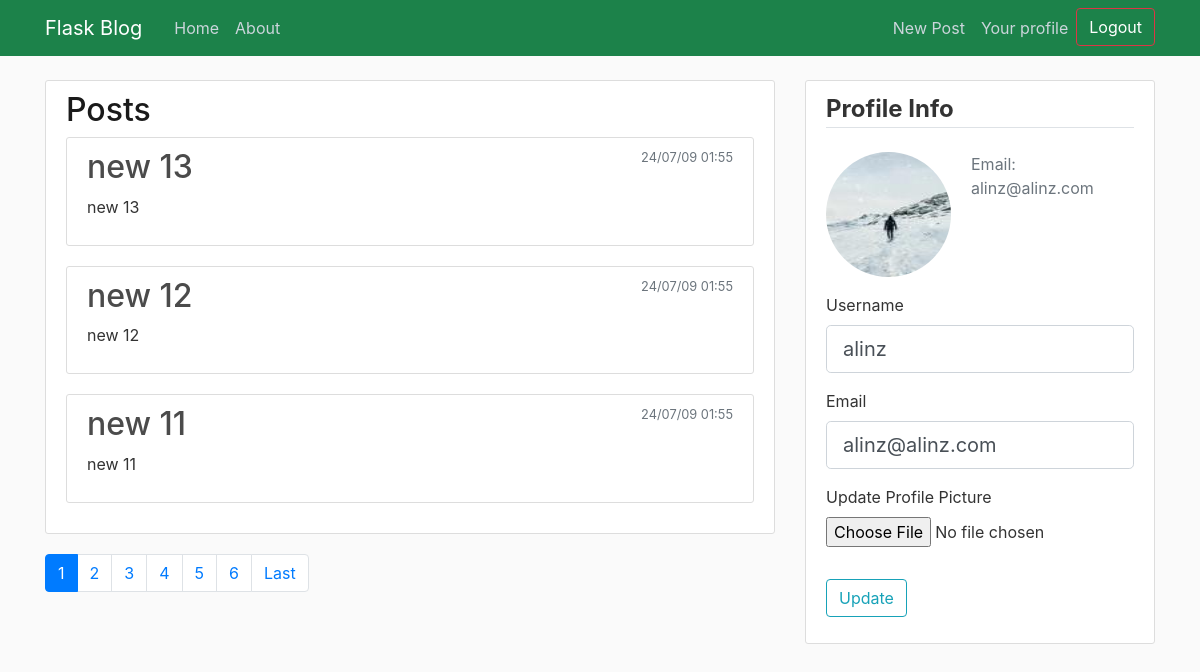
Page /profile/alinz/ (signed in) on the committed database.
### flaskblog/models.py (models this page shows, shortened)
class Post(db.Model):
    id = db.Column(db.Integer, primary_key=True)
    title = db.Column(db.String(100), nullable=False)
    date_posted = db.Column(db.DateTime, nullable=False, default=datetime.now)
    content = db.Column(db.Text, nullable=False)
    user_id = db.Column(db.Integer, db.ForeignKey('user.id'), nullable=False)

class User(db.Model, UserMixin):
    id = db.Column(db.Integer, primary_key=True)
    username = db.Column(db.String(20), unique=True, nullable=False)
    email = db.Column(db.String(120), unique=True, nullable=False)
    image_profile = db.Column(db.String(20), nullable=False, default='default.jpg')
    password = db.Column(db.String(60), nullable=False)
    posts = db.relationship('Post', backref='author', lazy=True)

### flaskblog/routes.py (the view)
@app.route("/profile/<string:username>/", methods=['GET', 'POST'])
@login_required
def profile(username):
    form = UpdateAccountForm()
    page = request.args.get('page', 1, type=int)
    pagination = Post.query.filter_by(author=current_user).order_by(Post.date_posted.desc()).paginate(page=page, per_page=3)
    if form.validate_on_submit():
        if form.picture.data:
            picture_file = save_profile_picture(form.picture.data)
            current_user.image_profile = picture_file
        current_user.username = form.username.data
        current_user.email = form.email.data
        db.session.commit()
        flash('Your account has been updated!', 'success')
        return redirect(url_for('profile', username=current_user.username))
    elif request.method == 'GET':
        form.username.data = current_user.username
        form.email.data = current_user.email
    image_profile = url_for('static', filename='profile_pics/' + current_user.image_profile)
    return render_template('profile.html', title="Profile", image_profile=image_profile, form=form, posts=pagination, pagination=pagination)

### flaskblog/forms.py (shortened to what this page needs)
class UpdateAccountForm(FlaskForm):
    username = StringField('Username', validators=[DataRequired(), Length(min=2, max=20)])
    email = StringField('Email', validators=[DataRequired(), Email()])
    picture = FileField('Update Profile Picture', validators=[FileAllowed(['jpg', 'png'])])
    submit = SubmitField('Update')

### flaskblog/models.py (called while the page is built)
@login_manager.user_loader
def load_user(user_id):
    return User.query.get(int(user_id))

### flaskblog/templates/profile.html (shortened to what this page needs)
{% extends 'base.html' %}
{% block content %}
    <div class="content-section">
        <h2>Posts</h2>
        {% if posts %}
        {% for post in posts %}
        <article class="media content-section">
            <div class="media-body">
            <h2><a class="article-title" href="{{ url_for('post', post_id=post.id) }}">{{ post.title }}</a></h2>
            <p class="article-content">{{ post.content }}</p>
            </div>
            <small class="text-muted">
                {{ post.date_posted.strftime('%y/%m/%d %H:%M') }}
            </small>
        </article>
        {% endfor %}
        {% else %}
            <div class="media-body">
                <div class="article-metadata">
                </div>
                <p class="article-content">No Posts</p>
            </div>
        {% endif %}
    </div>
    <nav aria-label="Page navigation example">
        <ul class="pagination">
            {% for page_num in pagination.iter_pages() %}
                {% if page_num %}
                    {% if page_num != pagination.page %}
                    <li class="page-item"><a class="page-link" href="/profile/alinz/?page={{ page_num }}">{{ page_num }}</a></li>
                    {% else %}
                    <li class="page-item active" aria-current="page">
                        <span class="page-link">{{ page_num }}</span>
                    </li>
                    {% endif %}
                {% else %}
                    <li class="page-item disabled"><span class="page-link">...</span></li>
                {% endif %}
            {% endfor %}
            {% if pagination.has_next %}
                <li class="page-item">
                    <a class="page-link" href="/profile/alinz/?page={{ pagination.pages }}">Last</a>
                </li>
            {% endif %}
        </ul>
    </nav>
{% endblock content %}
{%  block sidebar %}
    <div class="content-section">
        <form method="POST" action="" enctype="multipart/form-data">
                <legend class="border-bottom mb-4"><strong>Profile Info </strong></legend>
                <div class="media">
                    <img class="rounded-circle account-img" src="{{ image_profile }}">
                    <div class="media-body">
                        {% if current_user.email %}
                            <p class="text-secondary">Email:<br>{{ current_user.email }}</p>
                        {% else %}
                            <p class="text-secondary">No Email</p><br>
                        {% endif %}
                    </div>
                </div>
                <fieldset class="form-group">
                    <div class="form-group">
                        {{ form.username.label(class="form-control-label") }}
                        {% if form.username.errors %}
                        {{ form.username(class="form-control form-control-lg is-invalid") }}
                        <div class="invalid-feedback">
                            {% for error in form.username.errors %}
                                <span>
                                    {{ error }}
                                </span>
                            {% endfor %}
                        </div>
                        {% else %}
                            {{ form.username(class="form-control form-control-lg") }}
                        {% endif %}
                        </div>
                    <div class="form-group">
                        {{ form.email.label(class="form-control-label") }}
                        {% if form.email.errors %}
                        {{ form.email(class="form-control form-control-lg is-invalid") }}
                        <div class="invalid-feedback">
                            {% for error in form.email.errors %}
                                <span>
                                    {{ error }}
                                </span>
                            {% endfor %}
                        </div>
                        {% else %}
                            {{ form.email(class="form-control form-control-lg") }}
                        {% endif %}
                    </div>
                    <div class="form-group">
                        {{ form.picture.label() }}
                        {{ form.picture(class="form-control-file") }}
                    </div>
                </fieldset>
                <div class="form-group">
                    <button class="btn btn-outline-info" type="submit">Update</button>
                </div>
        </form>
    </div>
    {% endblock sidebar %}

### flaskblog/static/style.css (style rules this page uses)
body { background: #fafafa; color: #333333; margin-top: 5rem; }
h1, h2, h3, h4, h5, h6 { color: #1a1a1a; }
ul { margin: 0; }
.content-section { background: #ffffff; padding: 10px 20px; border: 1px solid #dddddd; border-radius: 3px; margin-bottom: 20px; }
.article-title { color: #4b4b4b; }
.article-content { white-space: pre-line; }
.account-img { height: 125px; width: 125px; margin-right: 20px; margin-bottom: 16px; }

### rows in the picture
Post: title "new 13", content "new 13", date_posted "24/07/09 01:55"
Post: title "new 12", content "new 12", date_posted "24/07/09 01:55"
Post: title "new 11", content "new 11", date_posted "24/07/09 01:55"
User: email "alinz@alinz.com", username "alinz"

### other values in the picture
{{ page_num }} "1"
{{ page_num }} "2" "3" "4" "5" "6"
